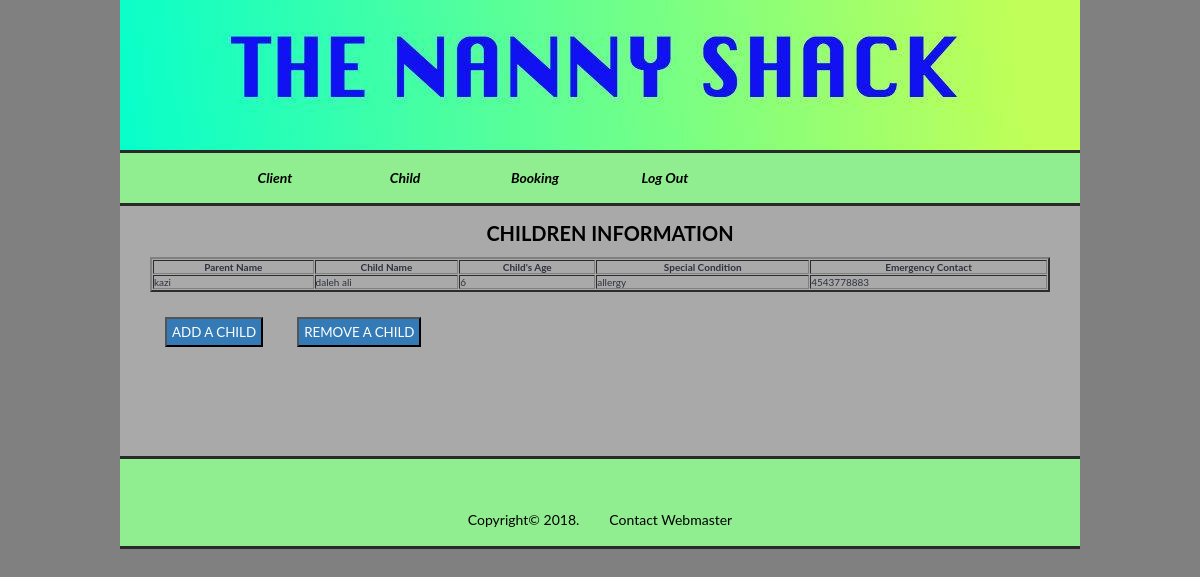
/TheNannyShack/clientchild.php (signed in), run on the app's committed database.
### tables this page shows
CREATE TABLE `children` (
  `child-id` int(11) NOT NULL,
  `PID` int(11) NOT NULL,
  `ChildName` varchar(40) NOT NULL,
  `ChildAge` int(11) NOT NULL,
  `childcondition` varchar(30) DEFAULT NULL,
  `econtact` varchar(40) NOT NULL
);

CREATE TABLE `username` (
  `ID` int(9) NOT NULL,
  `userName` varchar(40) NOT NULL,
  `password` varchar(40) NOT NULL,
  `contact` varchar(40) NOT NULL
);

### TheNannyShack/clientchild.php (the view, shortened to what this page needs)
<?php
$con = mysqli_connect("localhost", "root");
mysqli_select_db($con,"nanny_shack");
$pid1 = $_SESSION['pd'];
$sql = "SELECT * FROM children WHERE PID = '$pid1' ";
$result = mysqli_query($con,$sql);
?>
<!doctype html>
<html>
<head>
<link href="css/reset.css" rel="stylesheet" type="text/css">
<link href="css/styleGuide.css" rel="stylesheet" type="text/css">
</head>
<body>
<div id="container">
<div id="banner"></div>
<div class="navBar-wrap">
  <div class ="navBar">
    <ul>
      <li> <a href="clientInfo.php" >Client</a> </li>
      <li> <a href="clientchild.php" >Child</a>
      </li>
		 <li> <a href="memberDate.php" >Booking</a> </li>
			<li> <a href="logout.php" >Log Out</a>
  </div>
</div>
<div id="content">
  <h1 class="headingBrown">CHILDREN INFORMATION</h1><br>
 <table width = "900" border = "2" cellpadding = "1" cellspacing = "1" id = "clients">
 <tr>
 <th>Parent Name</th>
  <th>Child Name</th>
    <th>Child's Age</th>
	 <th>Special Condition</th>
	  <th>Emergency Contact</th>
  </tr>
  <?php
  while($child = mysqli_fetch_assoc($result)){
  $pName = $child['PID'];
  $name = mysqli_query($con,"select * from username where ID = '$pName'");
  $parent = mysqli_fetch_assoc($name);
  echo  "<tr>";
   echo "<td>".$parent['userName']."</td>";
  echo "<td>".$child['ChildName']."</td>";
  echo "<td>".$child['ChildAge']."</td>";
  echo "<td>".$child['childcondition']."</td>";
   echo "<td>".$child['econtact']."</td>";
  echo  "</tr>";
  }
  ?>
  </table>
  <p><a href="childInfo.php" ><button name="insert" id="button">ADD A CHILD </button> </a>
  <a href="clientdelete.php"><button name="delete" id="button">REMOVE A CHILD </button> </p>
</div>
<div id="footer">
  <p> Copyright&copy; 2018. <br>
  <a href="mailto:kazia1@educbe.ab.ca" class="a">Contact Webmaster</a> </p></div>
  </div>
</body>
</html>

### TheNannyShack/css/styleGuide.css (style rules this page uses)
body { background-color: grey; overflow:none; }
#container { width: 960px; margin-left: auto; margin-right: auto; font-family: Arial, Helvetica, sans-serif; font-size: 10px; background-color: darkgrey; }
#banner { background-image:url("../images/banner.jpg"); width: 960px; height: 150px; }
#button { margin-top: 10px; margin-bottom: 10px; color: #fff; background: #337ab6; padding : 5px; }
.navBar-wrap { height: 50px; border-top-style: solid; //border-top-height: 6px; border-top-color: #292929; background: lightgreen; text-align: center; }
.navBar { text-align: center; padding-left: 90px; width: 960px; }
.navBar li { color:#000000; list-style: none; font-family: Segoe, "Segoe UI", "DejaVu Sans", "Trebuchet MS", Verdana, sans-serif; }
.navBar li a { transition: all linear 0.15s; }
.navBar > ul > li { float: left; display: inline-block; position: relative; font-size: 18px; color: #000000; }
.navBar > ul > li > a { width: 100px; line-height: 20px; text-align: center; color: #000000; font-style: Italic; }
#content { width: 920px; padding-left: 30px; padding-right: 10px; border-top-style: solid; border-top-color: #292929; padding-top: 15px; padding-bottom: 20px; }
p { font-family: Arial, Helvetica, sans-serif; font-size: 16px; color:#000000; }
.headingBrown { color: #000000; text-align: center; }
#footer { background: lightgreen; width: 960px; border-bottom-style: solid; border-bottom-color: #292929; border-top: 3px; border-top-style: solid; border-top-color: #292929; text-align: center; padding-top: 5px; padding-bottom: 3px; font-size: 10px; margin-left: auto; margin-right: auto; color: #000000; }
a:link { font-family: Arial, Helvetica, sans-serif; font-size: 14px; color: #000000; }
#footer a:link { font-family: Arial, Helvetica, sans-serif; font-size: 14px; color: #000000; }
ul { font-style:normal; }
li { font-style: normal; font-size: 16px; font-family: Arial, Helvetica, sans-serif; color: #FFFFFF; font-weight: bold; text-decoration: blink; }
.a:link { font-size: 14px; color: #FFF1D3; }
div a { text-decoration: none; color: white; font-size: 20px; padding: 15px; display:inline-block; }
ul { display: inline; margin: 0; padding: 0; }
ul li { display: inline-block; }
* { font-family: 'Lato', Arial, Helvetica, sans-serif !important; color:#2E313F; }
html { overflow:none; }

### data on the page
children: PID.userName "kazi", ChildName "daleh ali", ChildAge "6", childcondition "allergy", econtact "4543778883"
